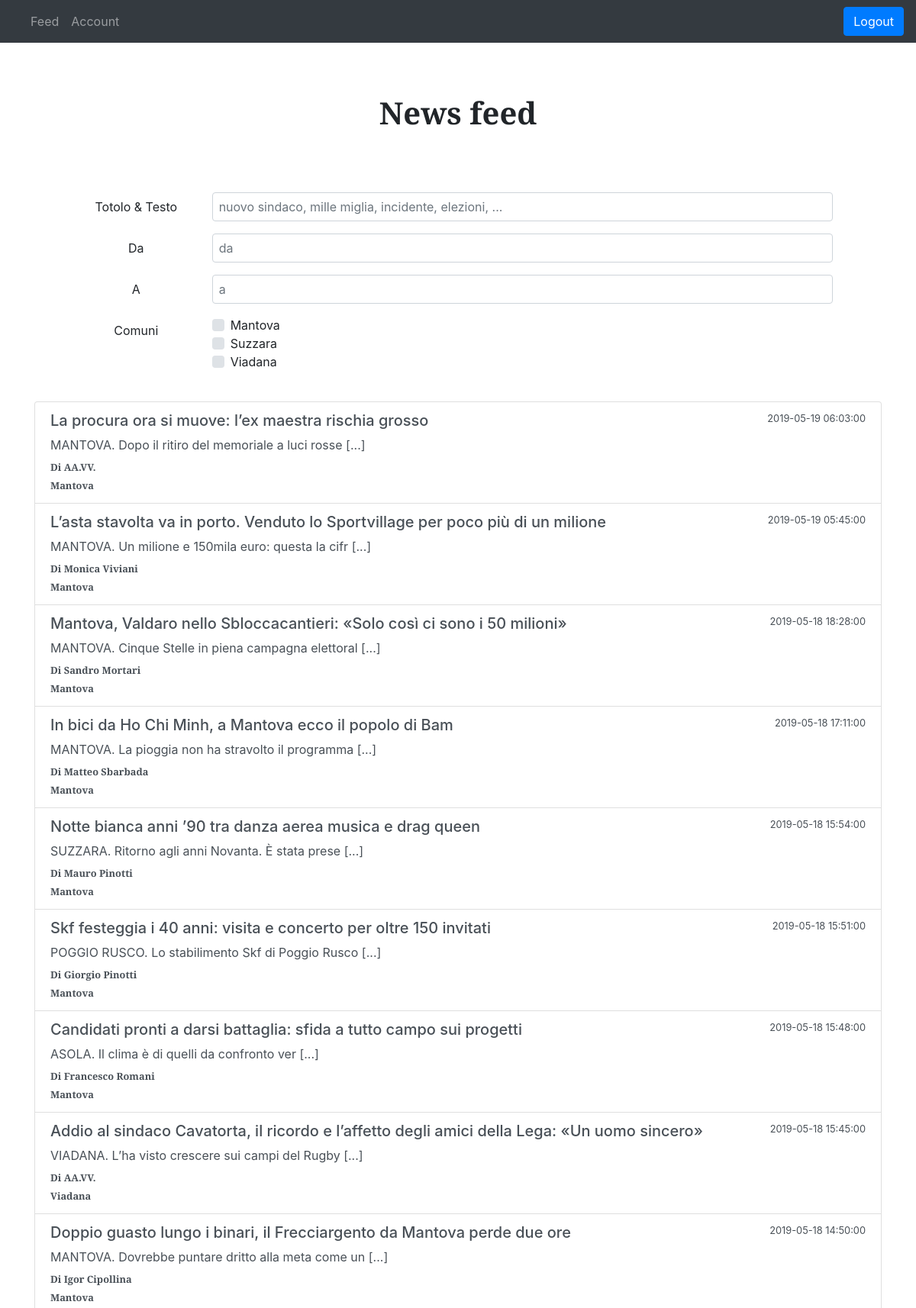
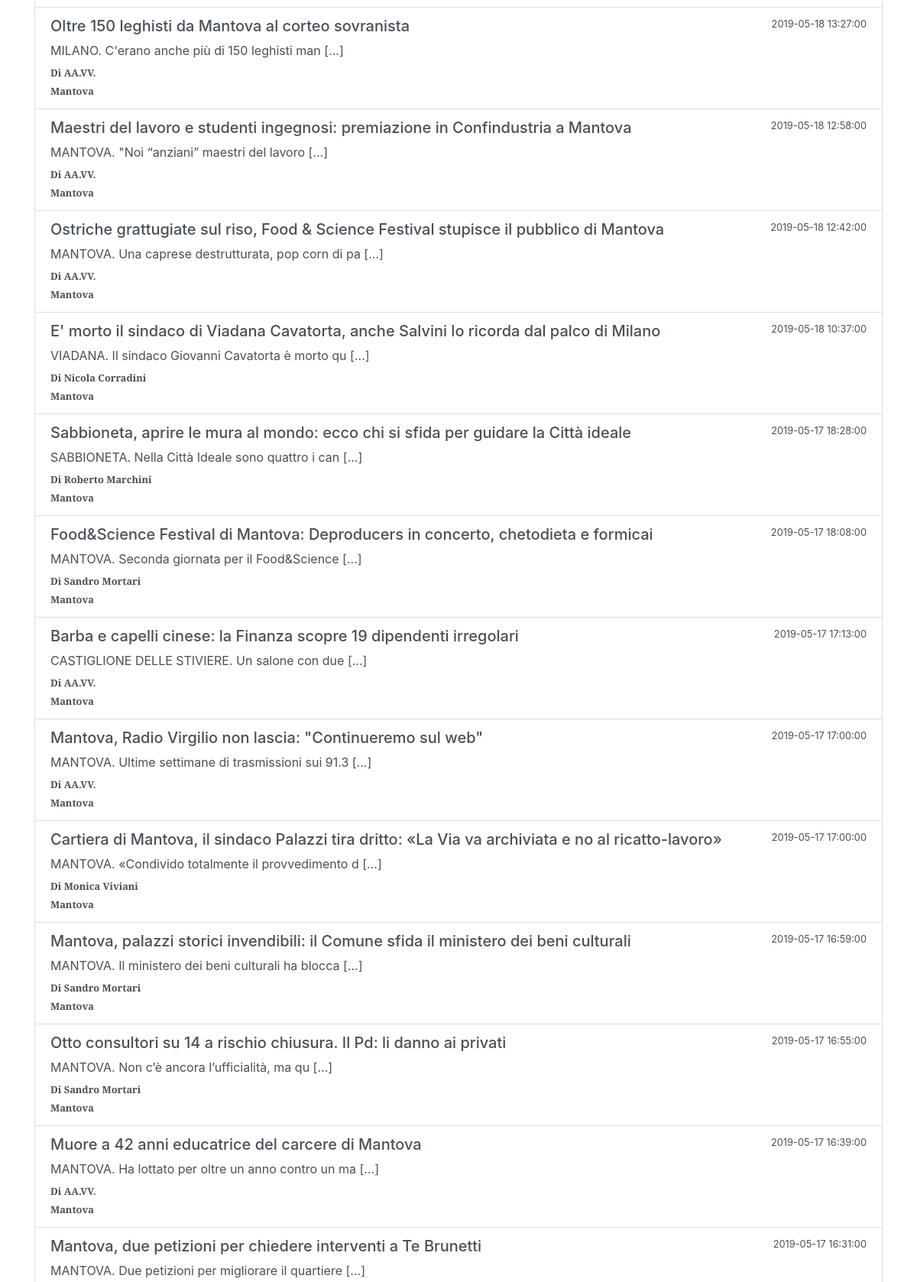
/src/feed.php (signed in, upper part), run on the app's committed database (2 pictures, top to bottom).
### tables this page shows
CREATE TABLE `comuni` (
  `IdComune` int(11) NOT NULL,
  `Nome` varchar(128) NOT NULL,
  `Latitudine` float DEFAULT NULL,
  `Longitudine` float DEFAULT NULL
);

CREATE TABLE `articoli` (
  `IdArticolo` int(11) NOT NULL,
  `Titolo` varchar(128) NOT NULL,
  `Testo` varchar(4096) NOT NULL,
  `DataPubblicazione` timestamp NULL DEFAULT NULL,
  `Comune` int(11) DEFAULT NULL,
  `Autore` int(11) NOT NULL
);

CREATE TABLE `autori` (
  `IdAutore` int(11) NOT NULL,
  `NomeAutore` varchar(128) NOT NULL
);

### src/feed.php (the view, shortened to what this page needs)
<?php
	require_once "dbUtils.php";
?>
<!doctype HTML>
<html>
	<head>
		<link rel="stylesheet" href="https://stackpath.bootstrapcdn.com/bootstrap/4.1.3/css/bootstrap.min.css">
		<link rel="stylesheet" href="..\res\styles\home_style.css"/>
	</head>
    <body lang="it">
		<nav class="navbar navbar-expand-lg navbar-dark bg-dark">
			<div class="collapse navbar-collapse" id="navbar">
				<ul class="navbar-nav mr-auto">
					<li class="nav-item-active">
						<a href="feed.php" class="nav-link">Feed</a>
					</li>
					<li class="nav-item">
						<a class="nav-link" href="accountShow.php">Account</a>
					</li>
				</ul>
				<form class="form-inline my-2 my-md-0" method="post" action="logout.php">
					<input class="btn btn-primary" type="submit" name="sendLogoutAction" value="Logout"/>
				</form>
			</div>
  		</nav>
		<div class="container">
			<div class="px-3 py-3 pt-md-5 pb-md-4 mx-auto text-center">
				<p class="h1 heading">News feed</p>
			</div>
			<div class="px-3 py-5 pt-md-5 pb-md-4 mx-5 text-center">
				<div class="form-group">
					<form id="searchForm">
						<div class="form-group row">
							<label for="q" class="col-sm-2 col-form-label">Totolo & Testo</label>
							<div class="col-sm-10">
								<input type="text" id="q"
								name="q"
								autocomplete="off"
								class="form-control px-2"
								placeholder="nuovo sindaco, mille miglia, incidente, elezioni, ..."
								aria-label="Search"
								value="<?php
											if(isset($_GET["q"])) {
												echo $_GET["q"];
											}
											elseif (isset($_SESSION["lastq"]) || $_SESSION["lastq"] != "") {
												echo urldecode($_SESSION["lastq"]);
											}
											else {
												echo "";
											}
										?>" />
							</div>
						</div>
						<div class="form-group row">
							<label for="fromDate" class="col-sm-2 col-form-label">Da</label>
							<div class="col-sm-10">
								<input type="text"
								id="fromDate"
								name="fromDate"
								autocomplete="off"
								class="form-control px-2"
								placeholder="da"
								onfocus="(this.type='date')"
								onfocusout="(this.type='text')"
								aria-label="Search"/>
							</div>
						</div>
						<div class="form-group row">
							<label for="toDate" class="col-sm-2 col-form-label">A</label>
							<div class="col-sm-10">
								<input type="text"
								id="toDate"
								name="toDate"
								autocomplete="off"
								class="form-control px-2"
								placeholder="a"
								onfocus="(this.type='date')"
								onfocusout="(this.type='text')"
								aria-label="Search"/>
							</div>
						</div>
						<div class="form-group row">
							<label for="toDate" class="col-sm-2 col-form-label">Comuni</label>
							<div class="col-sm-10">
								<?php
									$query = "SELECT C.IdComune, C.Nome
											  FROM comuni C, preferisce P, utenti U
											  WHERE C.IdComune = P.Comune AND U.IdUtente = P.Utente
											        AND P.Utente = ".$_SESSION["IdUtente"];
									$qres = mysqli_query($dbconn, $query);
									echo "<div class='class='form-control my-3 fieldData scrollable col-sm-10'>";
									while($row = mysqli_fetch_assoc($qres)) {
										echo "<div class='custom-control custom-checkbox text-left'>
											      <input type='checkbox' class='custom-control-input' id='comune_".$row["IdComune"]."' value='".$row["IdComune"]."' name='comuni[]'>
												  <label class='custom-control-label' for='comune_".$row["IdComune"]."'>".$row["Nome"]."</label>
											  </div>";
									}
									echo "</div>";
								?>
							</div>
						</div>
					</form>
				</div>
			</div>
			<div class="list-group">
				<?php
					function resolveAuthor($dbconn, $authorId) {
						$query = "SELECT NomeAutore
								  FROM autori
								  WHERE IdAutore = '$authorId'";
						$qres = mysqli_query($dbconn, $query);
						return trim(mysqli_fetch_assoc($qres)["NomeAutore"]);
					}
					function resolveMunicipality($dbconn, $munId) {
						$query = "SELECT Nome
								  FROM comuni
								  WHERE IdComune = '$munId'";
					  	$qres = mysqli_query($dbconn, $query);
						return trim(mysqli_fetch_assoc($qres)["Nome"]);
					}
					function formatResultText($text, $occurrenceIndex, $needleLen) {
						if($occurrenceIndex == -1) {
							return $text;
						}
						$transformedText = substr_replace($text, "<span class='spicyText'>".substr($text, $occurrenceIndex, $needleLen)."</span>", $occurrenceIndex, $needleLen);
						return "<span>$transformedText</span>";
					}
					$q = "";
					if($_SERVER["REQUEST_METHOD"] == "GET" && !empty($_GET["q"])) {
						$q = filter_var($_GET["q"], FILTER_SANITIZE_ENCODED);
						$_SESSION["lastq"] = $q;
						if(!empty($_GET["fromDate"])) {
							$fromDate = $_GET["fromDate"];
						}
						else {
							$fromDate = "";
						}
						if(!empty($_GET["toDate"])) {
							$toDate = $_GET["toDate"];
						}
						else {
							$toDate = "";
						}
						if(!empty($_GET["comuni"])) {
							$comuni = array();
							foreach($_GET["comuni"] as $comuneId) {
								array_push($comuni, $comuneId);
							}
							$subquery = arrayAsList($comuni);
						}
						else {
							$comuni = NULL;
							$subquery = "SELECT Comune
										  FROM preferisce
										  WHERE Utente = ".$_SESSION['IdUtente'];
						}
						$searchQuery = "SELECT *, (INSTR(Titolo, '".urldecode($q)."')-1) AS KeywordLocationTitle, (INSTR(Testo, '".urldecode($q)."')-1) AS KeywordLocationText
							  	  		FROM articoli
										WHERE Comune IN ($subquery)
											AND Titolo LIKE '%".urldecode($q)."%'
											OR Testo LIKE '%".urldecode($q)."%'".
											(($fromDate != "") ? "AND DataPubblicazione >= '$fromDate 00:00:01' " : "").
											(($toDate != "") ? "AND DataPubblicazione <= '$toDate 00:00:01'" : "")."
										ORDER BY DataPubblicazione DESC";
						$qres = mysqli_query($dbconn, $searchQuery);
						echo mysqli_error($dbconn);
					}
					else {
						if(!empty($_GET["fromDate"])) {
							$fromDate = $_GET["fromDate"];
						}
						else {
							$fromDate = "";
						}
						if(!empty($_GET["toDate"])) {
							$toDate = $_GET["toDate"];
						}
						else {
							$toDate = "";
						}
						if(!empty($_GET["comuni"])) {
							$comuni = array();
							foreach($_GET["comuni"] as $comuneId) {
								array_push($comuni, $comuneId);
							}
							$subquery = arrayAsList($comuni);
						}
						else {
							$subquery = "SELECT Comune
										  FROM preferisce
										  WHERE Utente = ".$_SESSION['IdUtente'];
						}
						$searchQuery = "SELECT *
										FROM articoli
										WHERE Comune IN ($subquery)".
												(($fromDate != "") ? "AND DataPubblicazione >= '$fromDate 00:00:01' " : "").
					 							(($toDate != "") ? "AND DataPubblicazione <= '$toDate 00:00:01'" : "")."
										ORDER BY DataPubblicazione DESC";
						$qres = mysqli_query($dbconn, $searchQuery);
					}
					while ($row = mysqli_fetch_assoc($qres)) {
						if(!isset($row["KeywordLocationTitle"]))
							$row["KeywordLocationTitle"] = -1;
						echo "<a href='articleShow.php?articleid=".$row["IdArticolo"]."' class='list-group-item list-group-item-action flex-column align-items-start'>
								<div class='d-flex w-100 justify-content-between'>
									<h5 class'mb-1'>".formatResultText($row["Titolo"], $row["KeywordLocationTitle"], strlen($q))."</h5>
									<small>".$row["DataPubblicazione"]."</small>
								</div>
								<p class='mb-1'> ".substr($row["Testo"], 0, 50)." [...] </p>
								<small class='spicyText'>Di ".resolveAuthor($dbconn, $row["Autore"])."</small>
								<div class='w-100'></div>
								<small class='spicyText'>".resolveMunicipality($dbconn, $row["Comune"])."</small>
							</a>";
					}
				?>
			</div>
		</div>
    </body>
</html>

### res/styles/home_style.css (style rules this page uses)
html, body { height: 100%; }
.heading, .spicyText { font-family: 'Playfair Display', serif; font-weight: 700; }
.navbar { margin-bottom: 20px; }

### data on the page
comuni: Nome "Mantova"
comuni: Nome "Suzzara"
comuni: Nome "Viadana"
articoli: Titolo "La procura ora si muove: l’ex maestra rischia grosso", DataPubblicazione "2019-05-19 06:03:00", Testo "MANTOVA. Dopo il ritiro del memoriale a luci rosse", Autore.NomeAutore "AA.VV.", Comune.Nome "Mantova"
articoli: Titolo "L’asta stavolta va in porto. Venduto lo Sportvillage per poco più di un milione", DataPubblicazione "2019-05-19 05:45:00", Testo "MANTOVA. Un milione e 150mila euro: questa la cifr", Autore.NomeAutore "Monica Viviani", Comune.Nome "Mantova"
articoli: Titolo "Mantova, Valdaro nello Sbloccacantieri: «Solo così ci sono i 50 milioni»", DataPubblicazione "2019-05-18 18:28:00", Testo "MANTOVA. Cinque Stelle in piena campagna elettoral", Autore.NomeAutore "Sandro Mortari", Comune.Nome "Mantova"
articoli: Titolo "In bici da Ho Chi Minh, a Mantova ecco il popolo di Bam", DataPubblicazione "2019-05-18 17:11:00", Testo "MANTOVA. La pioggia non ha stravolto il programma", Autore.NomeAutore "Matteo Sbarbada", Comune.Nome "Mantova"
articoli: Titolo "Notte bianca anni ’90 tra danza aerea musica e drag queen", DataPubblicazione "2019-05-18 15:54:00", Testo "SUZZARA. Ritorno agli anni Novanta. È stata prese", Autore.NomeAutore "Mauro Pinotti", Comune.Nome "Mantova"
articoli: Titolo "Skf festeggia i 40 anni: visita e concerto per oltre 150 invitati", DataPubblicazione "2019-05-18 15:51:00", Testo "POGGIO RUSCO. Lo stabilimento Skf di Poggio Rusco", Autore.NomeAutore "Giorgio Pinotti", Comune.Nome "Mantova"
articoli: Titolo "Candidati pronti a darsi battaglia: sfida a tutto campo sui progetti", DataPubblicazione "2019-05-18 15:48:00", Testo "ASOLA. Il clima è di quelli da confronto ver", Autore.NomeAutore "Francesco Romani", Comune.Nome "Mantova"
articoli: Titolo "Addio al sindaco Cavatorta, il ricordo e l’affetto degli amici della Lega: «Un uomo sincero»", DataPubblicazione "2019-05-18 15:45:00", Testo "VIADANA. L’ha visto crescere sui campi del Rugby", Autore.NomeAutore "AA.VV.", Comune.Nome "Viadana"
articoli: Titolo "Doppio guasto lungo i binari, il Frecciargento da Mantova perde due ore", DataPubblicazione "2019-05-18 14:50:00", Testo "MANTOVA. Dovrebbe puntare dritto alla meta come un", Autore.NomeAutore "Igor Cipollina", Comune.Nome "Mantova"
articoli: Titolo "Oltre 150 leghisti da Mantova al corteo sovranista", DataPubblicazione "2019-05-18 13:27:00", Testo "MILANO. C'erano anche più di 150 leghisti man", Autore.NomeAutore "AA.VV.", Comune.Nome "Mantova"
articoli: Titolo "Maestri del lavoro e studenti ingegnosi: premiazione in Confindustria a Mantova", DataPubblicazione "2019-05-18 12:58:00", Testo "MANTOVA. \"Noi “anziani” maestri del lavoro", Autore.NomeAutore "AA.VV.", Comune.Nome "Mantova"
articoli: Titolo "Ostriche grattugiate sul riso, Food & Science Festival stupisce il pubblico di Mantova", DataPubblicazione "2019-05-18 12:42:00", Testo "MANTOVA. Una caprese destrutturata, pop corn di pa", Autore.NomeAutore "AA.VV.", Comune.Nome "Mantova"
articoli: Titolo "E' morto il sindaco di Viadana Cavatorta, anche Salvini lo ricorda dal palco di Milano", DataPubblicazione "2019-05-18 10:37:00", Testo "VIADANA. Il sindaco Giovanni Cavatorta è morto qu", Autore.NomeAutore "Nicola Corradini", Comune.Nome "Mantova"
articoli: Titolo "Sabbioneta, aprire le mura al mondo: ecco chi si sfida per guidare la Città ideale", DataPubblicazione "2019-05-17 18:28:00", Testo "SABBIONETA. Nella Città Ideale sono quattro i can", Autore.NomeAutore "Roberto Marchini", Comune.Nome "Mantova"
articoli: Titolo "Food&Science Festival di Mantova: Deproducers in concerto, chetodieta e formicai", DataPubblicazione "2019-05-17 18:08:00", Testo "MANTOVA. Seconda giornata per il Food&Science", Autore.NomeAutore "Sandro Mortari", Comune.Nome "Mantova"
articoli: Titolo "Barba e capelli cinese: la Finanza scopre 19 dipendenti irregolari", DataPubblicazione "2019-05-17 17:13:00", Testo "CASTIGLIONE DELLE STIVIERE. Un salone con due", Autore.NomeAutore "AA.VV.", Comune.Nome "Mantova"
articoli: Titolo "Mantova, Radio Virgilio non lascia: \"Continueremo sul web\"", DataPubblicazione "2019-05-17 17:00:00", Testo "MANTOVA. Ultime settimane di trasmissioni sui 91.3", Autore.NomeAutore "AA.VV.", Comune.Nome "Mantova"
articoli: Titolo "Cartiera di Mantova, il sindaco Palazzi tira dritto: «La Via va archiviata e no al ricatto-lavoro»", DataPubblicazione "2019-05-17 17:00:00", Testo "MANTOVA. «Condivido totalmente il provvedimento d", Autore.NomeAutore "Monica Viviani", Comune.Nome "Mantova"
articoli: Titolo "Mantova, palazzi storici invendibili: il Comune sfida il ministero dei beni culturali", DataPubblicazione "2019-05-17 16:59:00", Testo "MANTOVA. Il ministero dei beni culturali ha blocca", Autore.NomeAutore "Sandro Mortari", Comune.Nome "Mantova"
articoli: Titolo "Otto consultori su 14 a rischio chiusura. Il Pd: li danno ai privati", DataPubblicazione "2019-05-17 16:55:00", Testo "MANTOVA. Non c’è ancora l’ufficialità, ma qu", Autore.NomeAutore "Sandro Mortari", Comune.Nome "Mantova"
articoli: Titolo "Muore a 42 anni educatrice del carcere di Mantova", DataPubblicazione "2019-05-17 16:39:00", Testo "MANTOVA. Ha lottato per oltre un anno contro un ma", Autore.NomeAutore "AA.VV.", Comune.Nome "Mantova"
articoli: Titolo "Mantova, due petizioni per chiedere interventi a Te Brunetti", DataPubblicazione "2019-05-17 16:31:00", Testo "MANTOVA. Due petizioni per migliorare il quartiere"
